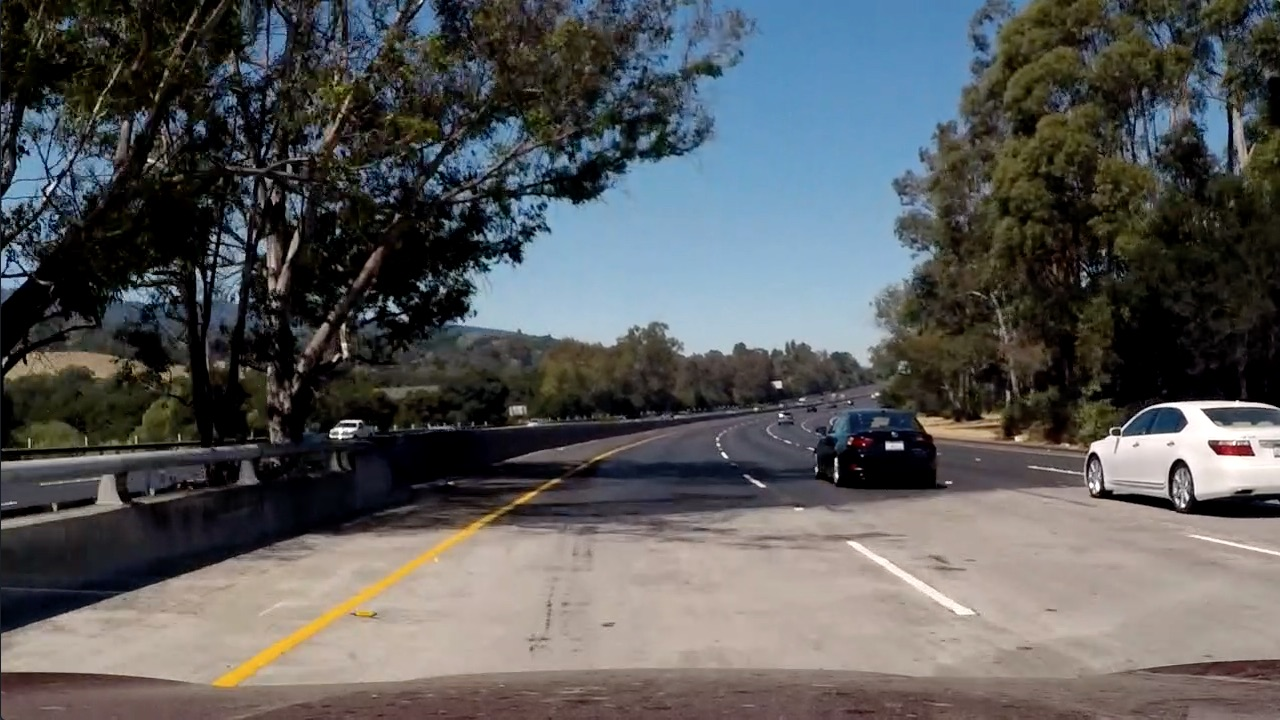
#> input picture imagenes/test5.jpg, 1280 x 720 px
$ python -i AdvancedLines.py   (imports and definitions only)   (older library calls are emulated)
#> lines starting #> are read from the running program, lines starting #| are printed output that depends on the picture; after the words box and inside, x2 and y2 are one past the last pixel; in counts of white or black regions, pixels touching at a corner belong together
### DistortionCorrection.py
import numpy as np
import glob
import matplotlib.image as mpimg
import cv2
import pickle

class DistortionCorrection:

    _nx = 0
    _ny = 0
    _imgpts = []
    _objpts = []
    _imgPath = ""
    _pfilePath = ""
    _img = ""

    def __init__(self):
        self._nx = 0
        self._ny = 0
        self._imgPath = ""
        self._imgpts = []
        self._objpts = []
        self._images = []
        self._corners = []
        self._ret = False
        self._pfilePath = ""
        self._img = ""

    # [11 lines left out: functions setvars, setobjp, not called in this run]

    def getimages(self):
        self._images = glob.glob(self._imgPath)
        return self._images

    # [23 lines left out: functions getpoints, cal_undistort, savepick, not called in this run]

    def loadpick(self):
        distp = pickle.load(open(self._pfilePath, "rb"))
        return distp

### PerspectiveTransform.py
import cv2


class PerspectiveTransform:
    _src = []
    _dst = []


    def __init__(self):
        self._src = []
        self._dst = []

    def setSourcePoints(self, src, dst):
        self._src = src
        self._dst = dst


    # [5 lines left out: function warpedTrans, not called in this run]

### AdvancedLines.py
import cv2
from DistortionCorrection import DistortionCorrection
from PerspectiveTransform import PerspectiveTransform
import numpy as np
import matplotlib.pyplot as plt
from numpy.linalg import inv
from moviepy.editor import VideoFileClip

def color_filter(img):
    '''
    This function filter the white and yellow in a color image with the objective to find lane lines in a road
    change the input image to HSV color space and using cv2.inRange extract the yellow and white lines

    :param img: RGB image (after bird view transformation)
    :return: a layer with the yellow and white lines only (X,Y,1 channel)

    '''
    imagen_BGR = cv2.cvtColor(img, cv2.COLOR_RGB2BGR)
#> imagen_BGR is the input picture: shape (720, 1280, 3); mean B, G, R 89.8, 89.3, 88.5
    hsv = cv2.cvtColor(imagen_BGR, cv2.COLOR_BGR2HSV)
#> hsv: shape (720, 1280, 3); mean H, S, V 55.5, 83.8, 101.8
    yellow = cv2.inRange(hsv, (17, 76, 178), (30, 200, 255))
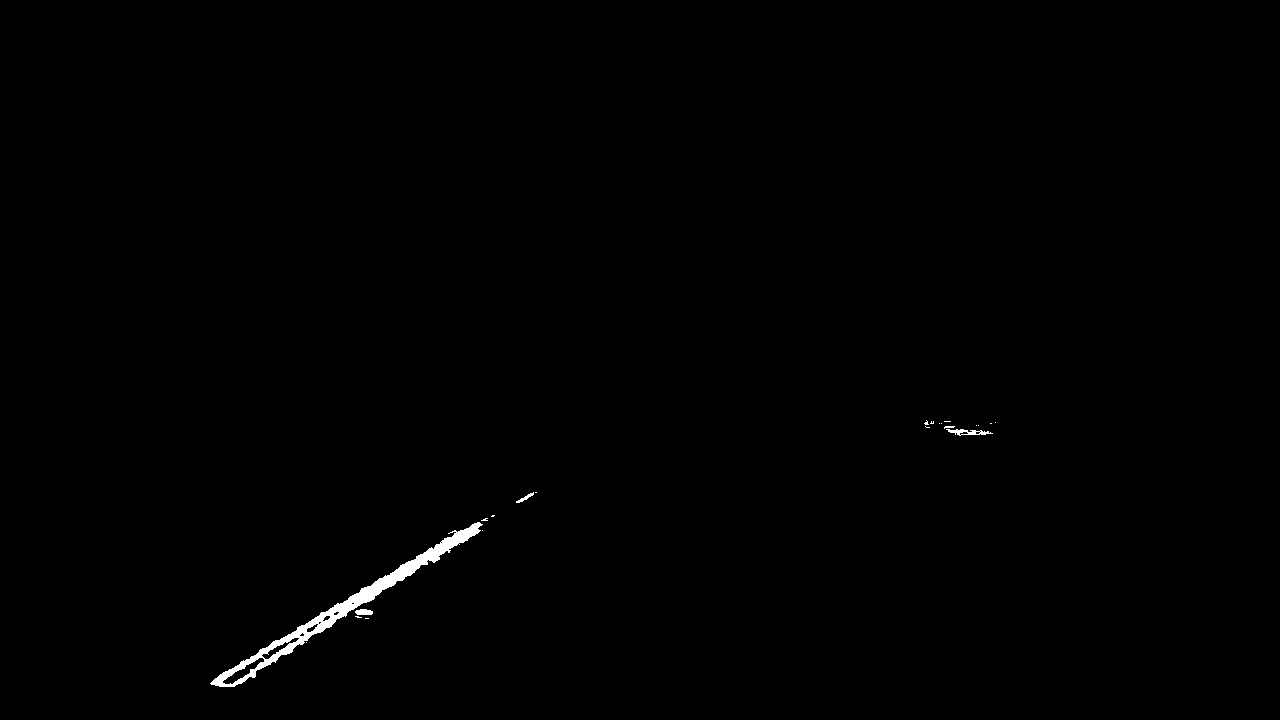
#> yellow: shape (720, 1280); 0.45% white; 22 white regions (17 under 20 px), largest, box (x1, y1, x2, y2) and area: (210, 522, 483, 687) 3740, (946, 429, 993, 436) 159, (355, 609, 373, 615) 90, (516, 492, 534, 503) 59, (944, 426, 955, 429) 21

    sensitivity_1 = 68
    white = cv2.inRange(hsv, (0, 0, 255 - sensitivity_1), (255, 20, 255))
#> white: shape (720, 1280); 1.3% white; 142 white regions (115 under 20 px), largest, box (x1, y1, x2, y2) and area: (1089, 401, 1280, 496) 9639, (848, 346, 870, 366) 219, (330, 428, 357, 439) 123

    sensitivity_2 = 60
    HSL = cv2.cvtColor(imagen_BGR, cv2.COLOR_BGR2HLS)
#> HSL: shape (720, 1280, 3); mean of channels 0, 1, 2 55.5, 89.2, 70.1
    white_2 = cv2.inRange(HSL, (0, 255 - sensitivity_2, 0), (255, 255, sensitivity_2))
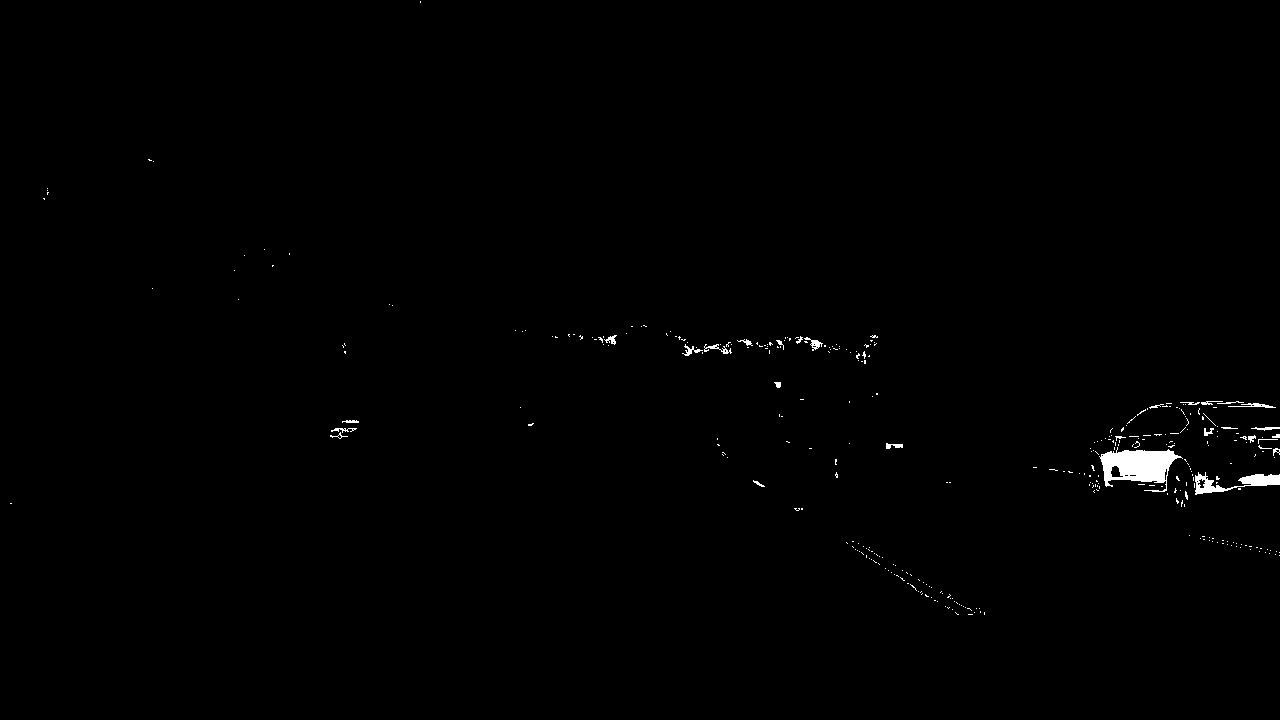
#> white_2: shape (720, 1280); 0.54% white; 352 white regions (324 under 20 px), largest, box (x1, y1, x2, y2) and area: (1099, 447, 1183, 492) 2034, (1195, 472, 1280, 495) 752, (1228, 403, 1276, 408) 104
    white_3 = cv2.inRange(img, (200, 200, 200), (255, 255, 255))
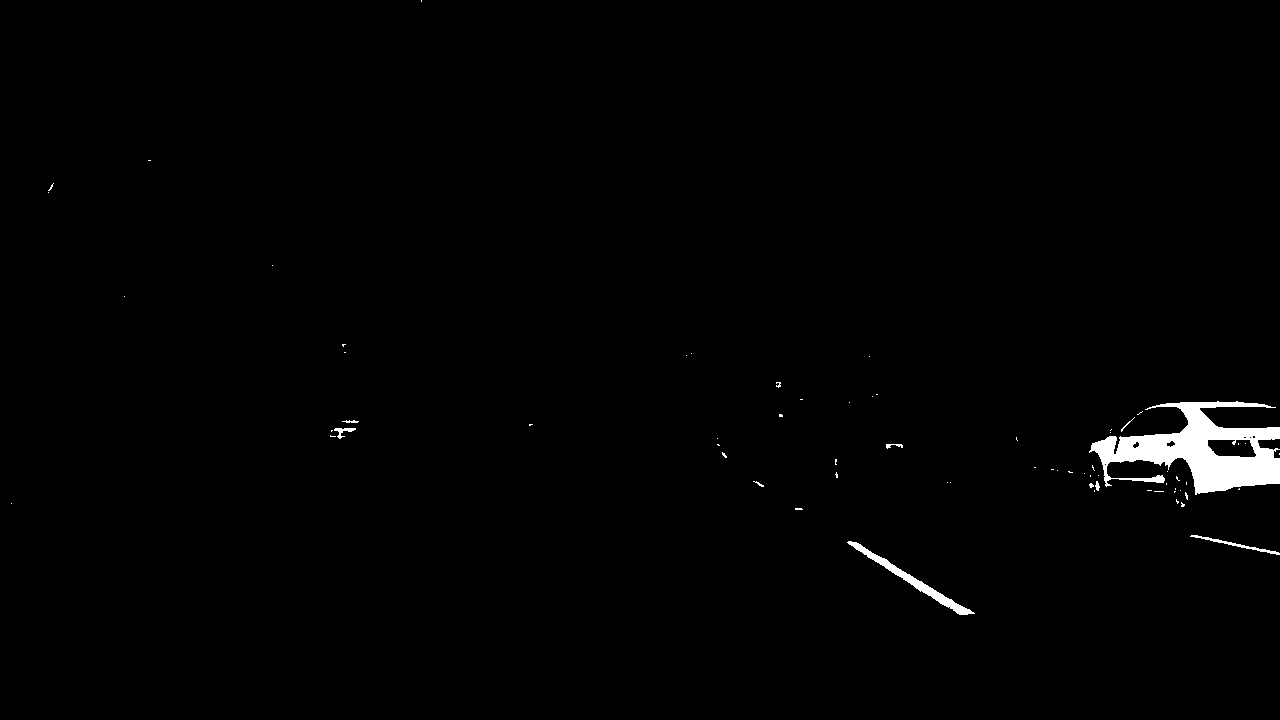
#> white_3: shape (720, 1280); 1.1% white; 68 white regions (59 under 20 px), largest, box (x1, y1, x2, y2) and area: (1089, 401, 1280, 495) 8223, (847, 541, 975, 615) 1038, (1190, 535, 1280, 555) 245

    bit_layer = yellow | white | white_2 | white_3
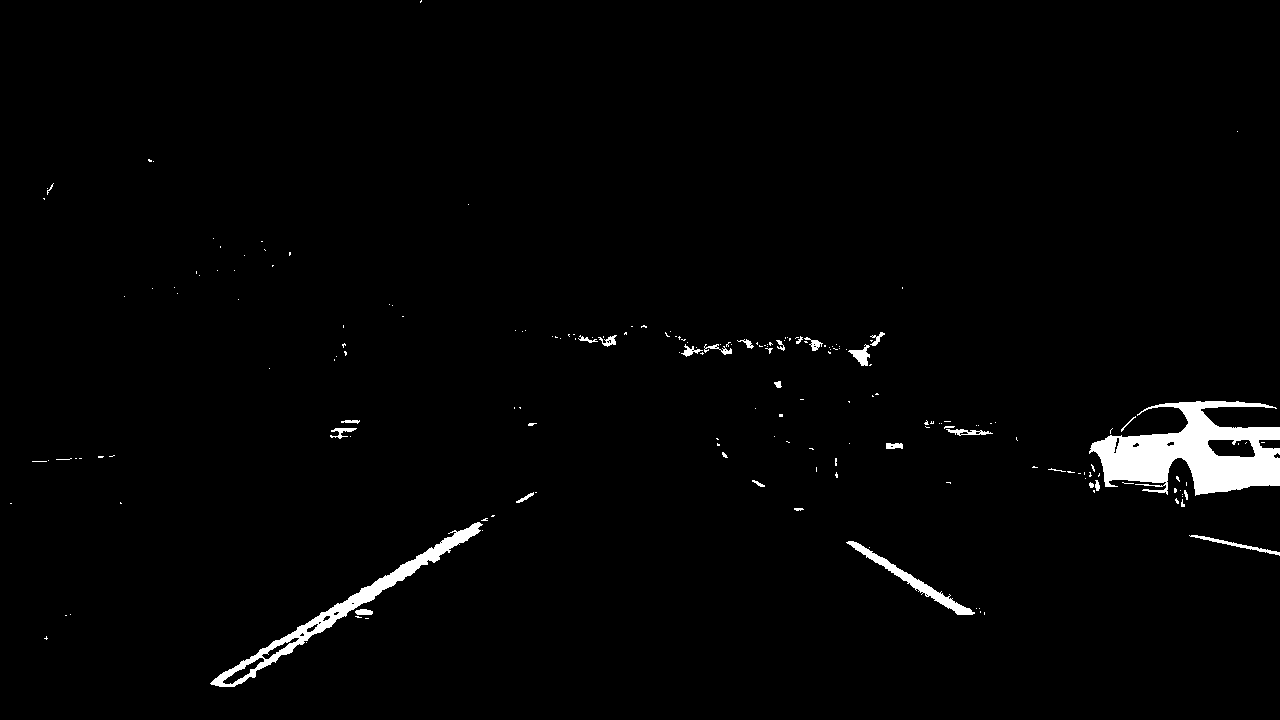
#> bit_layer: shape (720, 1280); 1.9% white; 192 white regions (161 under 20 px), largest, box (x1, y1, x2, y2) and area: (1089, 401, 1280, 496) 9742, (210, 522, 483, 687) 3740, (846, 541, 975, 615) 1160
    return bit_layer

# [103 lines left out: function draw_area, not called in this run]


# 1.- Distortion Correction
#  variables
nx = 9
ny = 5
imgPath = '../CarND-Advanced-Lane-Lines/camera_cal/calibration*.jpg'
pfilePath = '../CarND-Advanced-Lane-Lines/camera_cal/wide_dist_pickle.p'
#image = cv2.imread('imagenes/test1.jpg')
# [1 line not run here, left out]

# 2.- Call class to correct camera distortion
camera = DistortionCorrection()
# [1 line not run here, left out]

# 3.- Save Image Matrix,  and Distortion Matrix to pickle file
# Needs to be run only once to calculate the distortion correction matrix
# camera.savepick()

# 4.- Load saved values from pickle file
# [1 line that did not run here, left out]

### Perspective Transform
source_points = np.float32([[578, 460], [264, 670],[1043, 670], [704, 460]])
destination_points = np.float32([[250,0], [250, 720],[1000, 720], [1000, 0]])
perspTrans = PerspectiveTransform()
# [1 line not run here, left out]


# [23 lines left out: function procesar_imagen, not called in this run]
'''
asd = procesar_imagen(image)
cv2.imshow('Imagen Carril',asd)
#cv2.imwrite('video/result.jpg', asd)
cv2.waitKey(0)
cv2.destroyAllWindows()


'''
# Apply process image to video.
white_output = 'D:/aaSDCNDJ/CarND-Advanced-Lane-Lines/result_Project6.mp4'
# [1 line that did not run here, left out]
# [1 line that did not run here, left out]
# [1 line not run here, left out]

>>> import cv2
>>> picture = cv2.cvtColor(cv2.imread('imagenes/test5.jpg'), cv2.COLOR_BGR2RGB)
>>> result = color_filter(picture)

$ run again, on imagenes/test1.jpg
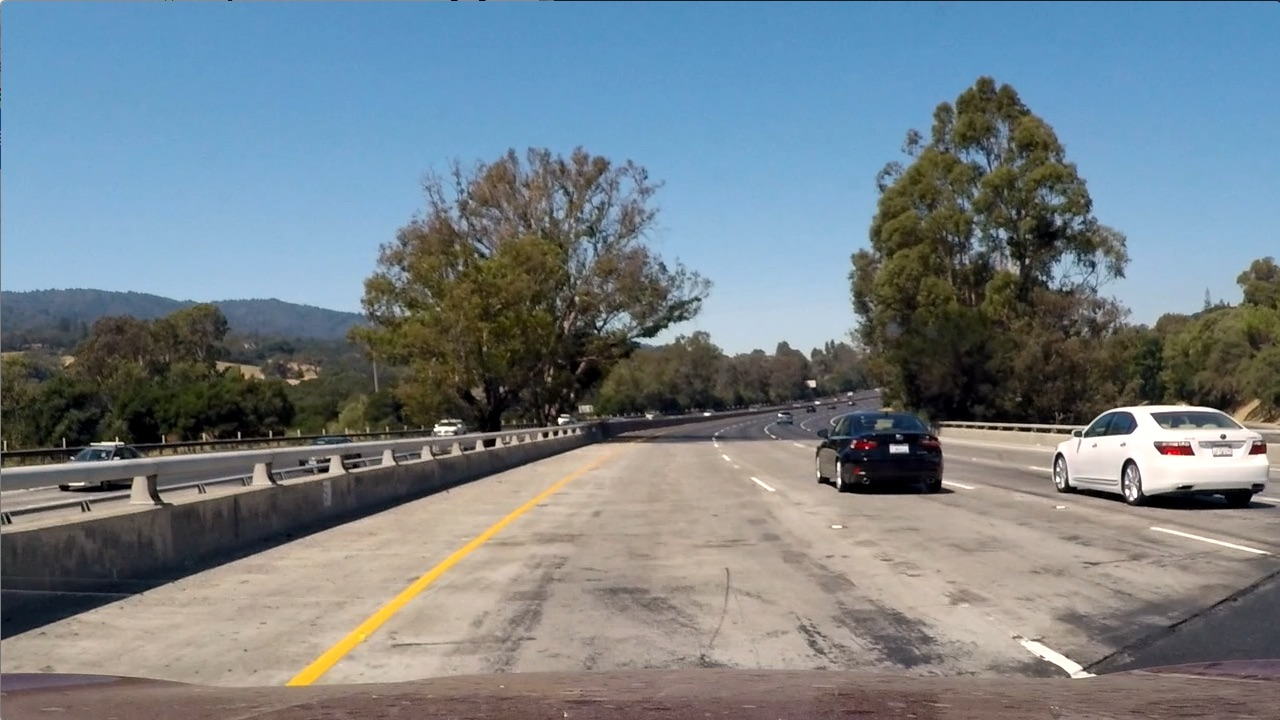
#> input picture imagenes/test1.jpg, 1280 x 720 px
#> in color_filter, imagen_BGR is the input picture: shape (720, 1280, 3); mean B, G, R 135.5, 128.7, 117.5
#> hsv: shape (720, 1280, 3); mean H, S, V 60.3, 78, 149.5
#> in color_filter, `yellow = cv2.inRange(hsv, (17, 76, 178), (30, 200, 255))`:
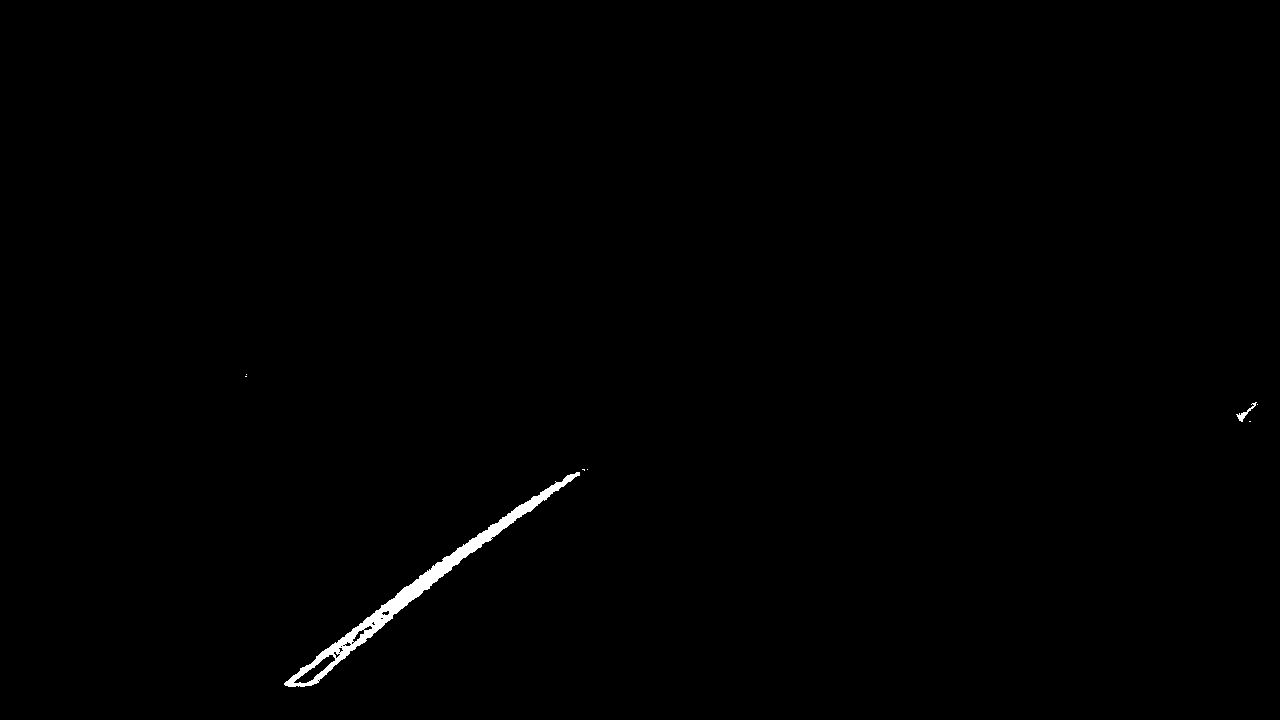
#> yellow: shape (720, 1280); 0.47% white; 8 white regions (6 under 20 px), largest, box (x1, y1, x2, y2) and area: (284, 472, 580, 687) 4249, (1236, 402, 1257, 422) 93
#> white: shape (720, 1280); 1.3% white; 220 white regions (191 under 20 px), largest, box (x1, y1, x2, y2) and area: (1057, 406, 1268, 492) 8334, (1022, 641, 1082, 675) 575, (9, 460, 131, 472) 331
#> HSL: shape (720, 1280, 3); mean of channels 0, 1, 2 60.2, 126.7, 74.4
#> white_2: shape (720, 1280); 0.56% white; 448 white regions (425 under 20 px), largest, box (x1, y1, x2, y2) and area: (706, 329, 852, 359) 889, (1067, 460, 1123, 490) 825, (641, 321, 698, 345) 442
#> white_3: shape (720, 1280); 1.2% white; 155 white regions (130 under 20 px), largest, box (x1, y1, x2, y2) and area: (1055, 405, 1268, 491) 8780, (1019, 638, 1096, 678) 737, (1151, 527, 1267, 553) 337
#> in color_filter, `bit_layer = yellow | white | white_2 | white_3`:
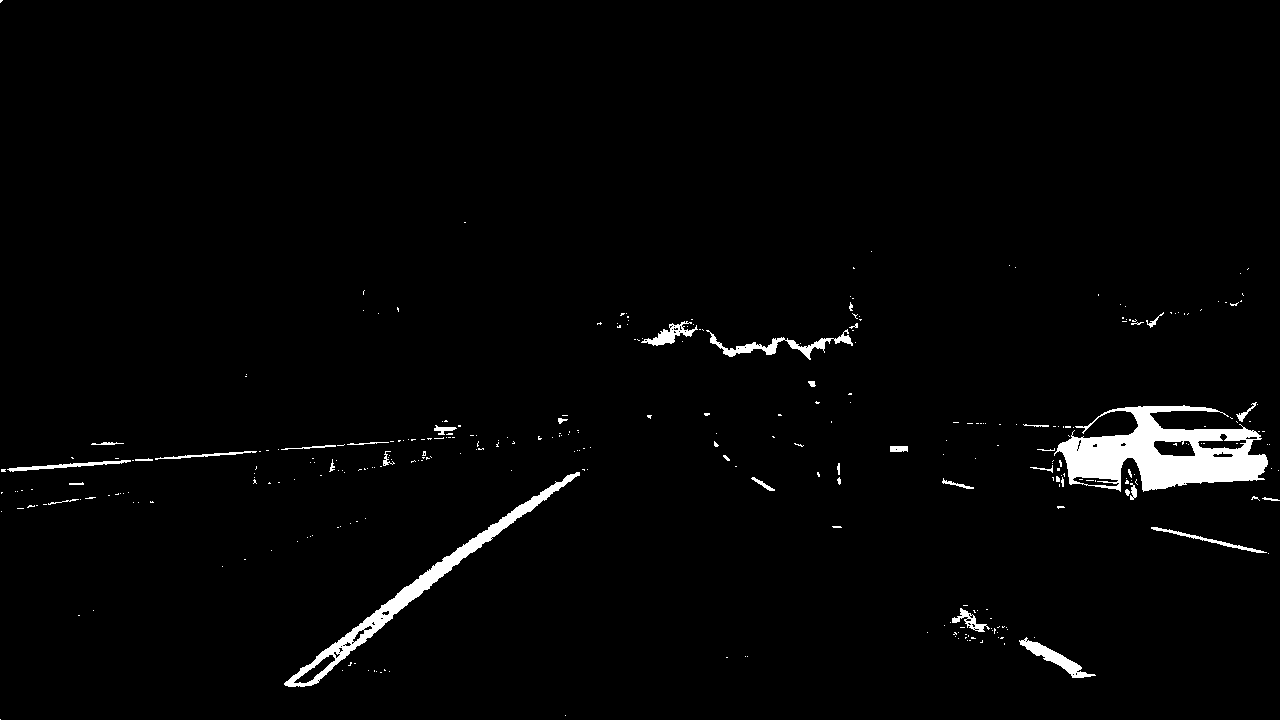
#> bit_layer: shape (720, 1280); 2.2% white; 328 white regions (288 under 20 px), largest, box (x1, y1, x2, y2) and area: (1054, 405, 1268, 492) 9650, (284, 472, 580, 687) 4249, (706, 329, 853, 360) 985
